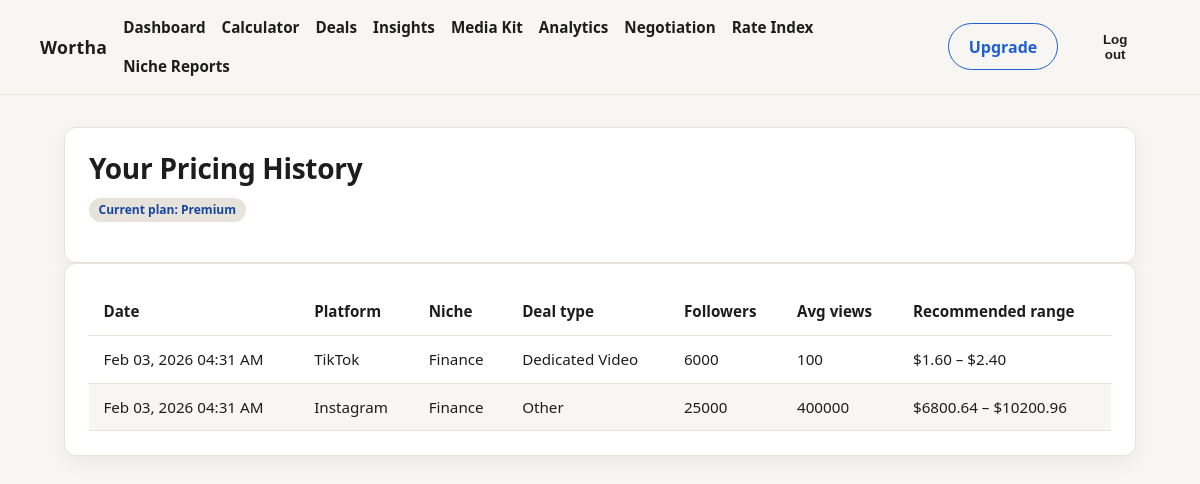
The app's page /calculations (signed in) with its own data.
### models.py (models this page shows)
class User(SQLModel, table=True):
    id: Optional[int] = Field(default=None, primary_key=True)
    email: str = Field(index=True, unique=True)
    username: str = Field(index=True, unique=True)
    hashed_password: str
    plan: str = Field(default="free", nullable=False)
    created_at: datetime = Field(default_factory=datetime.utcnow)

class Calculation(SQLModel, table=True):
    id: Optional[int] = Field(default=None, primary_key=True)
    user_id: int = Field(foreign_key="user.id")
    platform: str
    niche: str
    niche_other: Optional[str] = None
    deal_type: str
    deal_type_other: Optional[str] = None
    geo_region: Optional[str] = None
    followers: Optional[int] = None
    avg_views: Optional[int] = None
    engagement_rate: Optional[float] = None
    recommended_min: float
    recommended_max: float
    cpmm_base: float
    engagement_multiplier: float
    geo_multiplier: float
    created_at: datetime = Field(default_factory=datetime.utcnow)

### main.py (the view)
@app.get("/calculations", response_class=HTMLResponse)
def calculation_history(
    request: Request,
    session: Session = Depends(get_session),
    user: User = Depends(get_current_user),
):
    statement = (
        select(Calculation)
        .where(Calculation.user_id == user.id)
        .order_by(Calculation.created_at.desc())
        .limit(100)
    )
    calculations = session.exec(statement).all()
    return templates.TemplateResponse(
        "calculation_history.html",
        {
            "request": request,
            "user": user,
            "calculations": calculations,
        },
    )

### templates/calculation_history.html (shortened to what this page needs)
{% extends "base.html" %}
{% block content %}
<div class="container">
  <section class="card">
    <h2>Your Pricing History</h2>
    <p class="badge">Current plan: {{ user.plan|capitalize }}</p>
  </section>
  {% if calculations %}
    <section class="card">
      <div class="table-wrap">
        <table>
          <thead>
            <tr>
              <th>Date</th>
              <th>Platform</th>
              <th>Niche</th>
              <th>Deal type</th>
              <th>Followers</th>
              <th>Avg views</th>
              <th>Recommended range</th>
            </tr>
          </thead>
          <tbody>
            {% for item in calculations %}
              <tr>
                <td>{{ item.created_at.strftime("%b %d, %Y %I:%M %p") }}</td>
                <td>{{ platform_label(item.platform) }}</td>
                <td>{{ niche_label(item.niche) }}</td>
                <td>{{ deal_type_label(item.deal_type) }}</td>
                <td>{{ item.followers or "—" }}</td>
                <td>{{ item.avg_views or "—" }}</td>
                <td>${{ '%.2f'|format(item.recommended_min) }} – ${{ '%.2f'|format(item.recommended_max) }}</td>
              </tr>
            {% endfor %}
          </tbody>
        </table>
      </div>
    </section>
  {% else %}
    <section class="card">
      <p>You haven’t run any pricing calculations yet. Start with the Free Pricing Calculator.</p>
      <a class="btn btn-primary" href="/calculator">Open Free Pricing Calculator</a>
    </section>
  {% endif %}
</div>
{% endblock %}

### templates/base.html (shortened to what this page needs)
<!doctype html>
<html lang="en">
<head>
  <link rel="stylesheet" href="/static/styles.css" />
</head>
<body>
  <header class="site-header">
    <nav class="nav container">
      <a class="logo" href="/">Wortha</a>
      {% block nav %}
        {% if user %}
          <div class="nav-links">
            <a href="/dashboard">Dashboard</a>
            <a href="/calculator">Calculator</a>
            <a href="/deals/new">Deals</a>
            <a href="/insights">Insights</a>
            {% if user.plan and user.plan|lower in ["pro", "premium"] %}
              <a href="/media-kit">Media Kit</a>
              <a href="/analytics">Analytics</a>
            {% endif %}
            {% if user.plan and user.plan|lower == "premium" %}
              <a href="/negotiation">Negotiation</a>
              <a href="/rate-index">Rate Index</a>
              <a href="/reports/niche">Niche Reports</a>
            {% endif %}
          </div>
          <div class="nav-actions">
            <a class="btn btn-secondary" href="/upgrade">Upgrade</a>
            <form action="/logout" method="post" class="logout-form">
              <button class="btn btn-ghost" type="submit">Log out</button>
            </form>
          </div>
        {% else %}
          <div class="nav-links">
            <a href="/">Home</a>
            <a href="/login">Log in</a>
            <a href="/signup" class="btn btn-primary">Sign up</a>
          </div>
        {% endif %}
      {% endblock %}
    </nav>
  </header>
  <main class="main">
    {% block content %}{% endblock %}
  </main>
</body>
</html>

### static/styles.css (style rules this page uses)
:root { --color-bg: #f7f6f2; --color-surface: #ffffff; --color-primary: #1e5fd4; --color-primary-soft: #e7e3da; --color-border: #e7e3da; --color-text: #1d1d1d; --color-muted: #5d5d5d; --color-danger: #b23b3b; --color-input-border: #d6d0c7; --color-primary-dark: #1445a1; --shadow-sm: 0 6px 18px rgba(0, 0, 0, 0.06); --shadow-md: 0 18px 40px rgba(0, 0, 0, 0.08); --radius-sm: 0.5rem; --radius-md: 0.75rem; --radius-lg: 1rem; }
* { box-sizing: border-box; margin: 0; padding: 0; }
html { scroll-behavior: smooth; }
body { font-family: system-ui, -apple-system, BlinkMacSystemFont, "Segoe UI", sans-serif; background: var(--color-bg); color: var(--color-text); line-height: 1.5; font-size: 16px; }
a { color: inherit; text-decoration: none; transition: color 0.15s ease-out; }
.container { max-width: 1120px; margin: 0 auto; padding: 0 1.5rem; }
main { padding: 2rem 0 4rem; }
section { padding: 4rem 0; }
h1, h2, h3, h4 { font-weight: 700; line-height: 1.15; letter-spacing: -0.01em; margin-bottom: 0.75rem; }
h2 { font-size: 1.75rem; }
p { margin-bottom: 1rem; }
.site-header { position: sticky; top: 0; z-index: 1000; background: var(--color-bg); border-bottom: 1px solid var(--color-border); }
.nav { display: flex; align-items: center; justify-content: space-between; gap: 1rem; padding: 1rem 0; }
.logo { font-weight: 700; font-size: 1.1rem; letter-spacing: 0.3px; }
.nav-links { display: flex; align-items: center; gap: 1rem; flex-wrap: wrap; font-size: 0.95rem; }
.nav-links a { font-weight: 600; }
.nav-actions { display: flex; align-items: center; gap: 0.75rem; }
.logout-form { margin: 0; }
.btn { display: inline-flex; align-items: center; justify-content: center; gap: 0.5rem; padding: 0.65rem 1.25rem; border-radius: 9999px; font-weight: 600; border: 1px solid transparent; transition: all 0.15s ease-out; cursor: pointer; }
.btn-secondary { background: transparent; border-color: var(--color-primary); color: var(--color-primary); }
.btn-ghost { background: transparent; border-color: transparent; color: var(--color-text); }
.card { background: var(--color-surface); border: 1px solid var(--color-border); border-radius: var(--radius-md); padding: 1.5rem; box-shadow: var(--shadow-sm); }
.badge { display: inline-flex; align-items: center; justify-content: center; padding: 0.2rem 0.6rem; border-radius: 999px; background: var(--color-primary-soft); color: var(--color-primary-dark); font-size: 0.75rem; font-weight: 700; }
.table-wrap { overflow-x: auto; }
table { width: 100%; border-collapse: collapse; font-size: 0.95rem; }
th, td { padding: 0.75rem 0.9rem; border-bottom: 1px solid var(--color-border); text-align: left; }
th { position: sticky; top: 0; background: var(--color-surface); font-weight: 700; z-index: 1; }
tr:nth-child(even) { background: var(--color-bg); }

### records on screen
User: plan "Premium"
Calculation: created_at "Feb 03, 2026 04:31 AM", platform "TikTok", niche "Finance", deal_type "Dedicated Video", followers "6000", avg_views "100", recommended_min "1.60", recommended_max "2.40"
Calculation: created_at "Feb 03, 2026 04:31 AM", platform "Instagram", niche "Finance", deal_type "Other", followers "25000", avg_views "400000", recommended_min "6800.64", recommended_max "10200.96"
